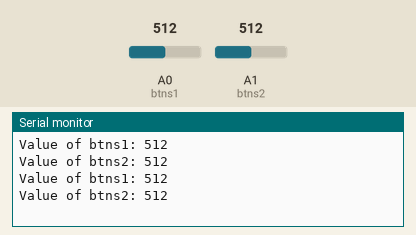
This sketch was run on a simulated Arduino Uno, built with avr-gcc and run on an emulated ATmega328P. Parts: the last lines printed to the serial monitor. Inputs (shaded band) come from the test bench; at power-on: A0 (btns1) = 512, A1 (btns2) = 512.

Above: at 2.8 s.
2.9 s: A0 (btns1) set to 716
At 4.6 s:
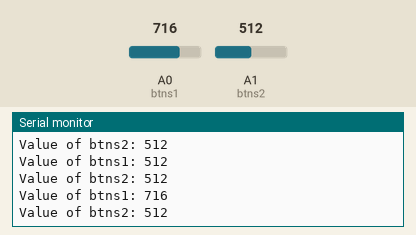
5.6 s: A1 (btns2) set to 716
At 7.3 s:
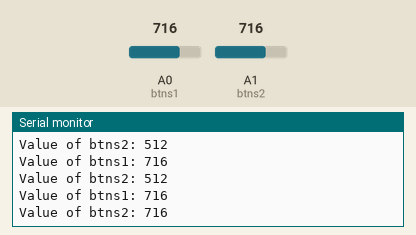
8.3 s: A0 (btns1) set to 900
At 10.4 s:
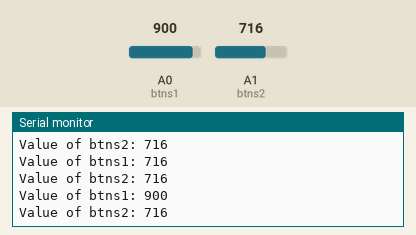
11.0 s: A1 (btns2) set to 900
At 13.2 s:
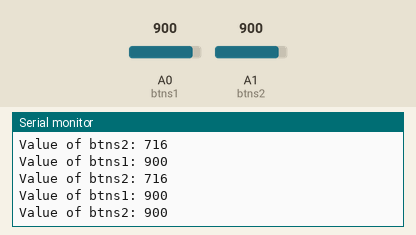
Timing chart, 0 to 14.7 s (numbered marks = the images above; inputs shaded):
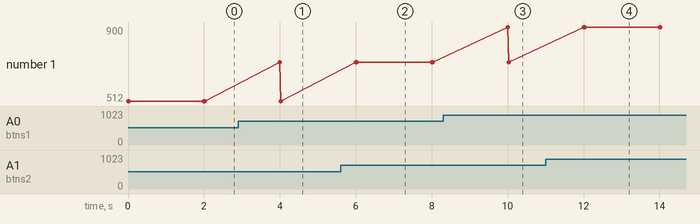

Measured:
- after the input at 2.9 s, the serial monitor: prints a new line after 1.1 s (image 1)
- after the input at 5.6 s, the serial monitor: prints a new line after 0.42 s (image 2)
- after the input at 8.3 s, the serial monitor: prints a new line after 1.7 s (image 3)
- after the input at 11.0 s, the serial monitor: prints a new line after 1.0 s (image 4)

The sketch:

AnalogRead_Button_Configurations.ino
```cpp
/*
Created by: PIX515E
Last Edited: 5/31/2013 12:18 PM CST
This file is was created for testing buttons/input and for later use in other projects.
*/

const int btns1 = A0;
const int btns2 = A1;

int val1 = 0;
int val2 = 0;

void setup() {
  Serial.begin(9600);
  pinMode(btns1, INPUT);
  pinMode(btns2, INPUT);
}

void loop() {
  val1 = analogRead(btns1);
  val2 = analogRead(btns2);
  Serial.print("Value of btns1: ");
  Serial.println(val1);
  Serial.print("Value of btns2: ");
  Serial.println(val2);
  delay(2000);
}
```
